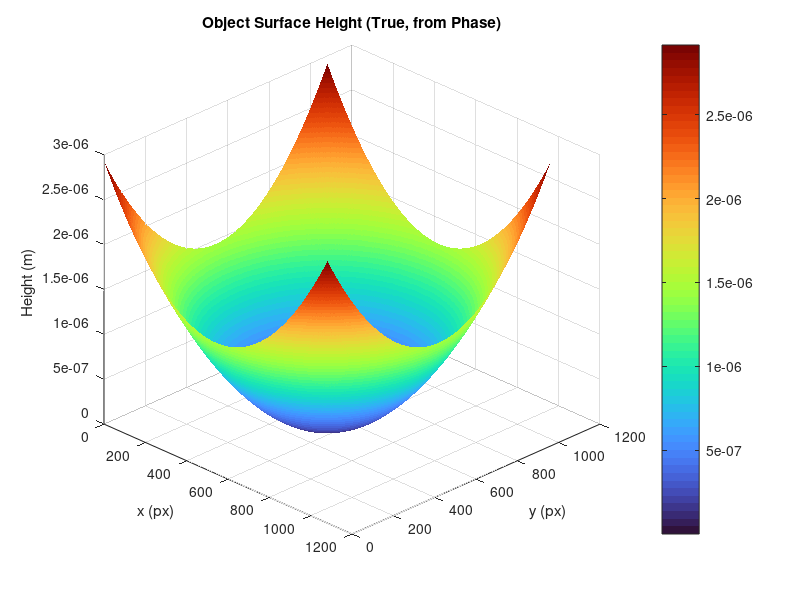

The MATLAB source for this figure: (Note: this script raises an error after producing the figure.)
clc; clear; close all;

%% ==== Thông số cơ bản ====
N = 1080;                  % Kích thước ảnh
lambda = 632.8e-9;         % Bước sóng ánh sáng (m)
k = 2 * pi / lambda;       % Số sóng
[x, y] = meshgrid(linspace(-1, 1, N));  % Lưới tọa độ chuẩn hóa

%% ==== Sóng vật với mặt cong + bề mặt Gaussian ====
R_obj = 5e3;               % Bán kính cong sóng vật (m)
ampPhase = 4;              % Biên độ pha cho profile vật

% Pha sóng vật = mặt sóng cầu + profile Gaussian
phi_surface = ampPhase * exp(-10 * (x.^2 + y.^2));
phi_obj = k * ((x * N/2).^2 + (y * N/2).^2) / (2 * R_obj) + phi_surface;
phi_obj = 1e-7 * phi_obj;
% Sóng vật
Es = exp(1i * phi_obj);

%% ==== Sóng tham chiếu lệch trục ====
theta = 5 * pi / 180;      % Góc lệch trục (rad)
[Xa, ~] = meshgrid(1:N, 1:N);
phi_ref = 1e-7 * k * sin(theta) * Xa;
E0 = exp(1i * phi_ref);    % Sóng tham chiếu

%% ==== Giao thoa và chuyển pha về chiều cao ====
I = abs(E0 + Es).^2;                           % Ảnh giao thoa
h_surface = (lambda / (4 * pi)) * phi_obj;     % Độ cao bề mặt (m)
%%
% 3D surface plot of the object
figure('Name', 'True Object Height Map');
surf(h_surface, 'EdgeColor', 'none');
colormap turbo;
xlabel('x (px)'); ylabel('y (px)'); zlabel('Height (m)');
title('Object Surface Height (True, from Phase)');
colorbar;
view([45 30]);
c = colorbar; 
c.Label.String = 'Height (m)';

%
figure;
imagesc(I);
title("ảnh giao thoa");
figure;
imagesc(angle(E0)); axis square; colormap(jet); colorbar; axis off;
title('Reference Wave Phase (\phi_{ref})');
%% ==== Lưu kết quả ====
save("ket_qua_mo_phong.mat", "h_surface", "I");
